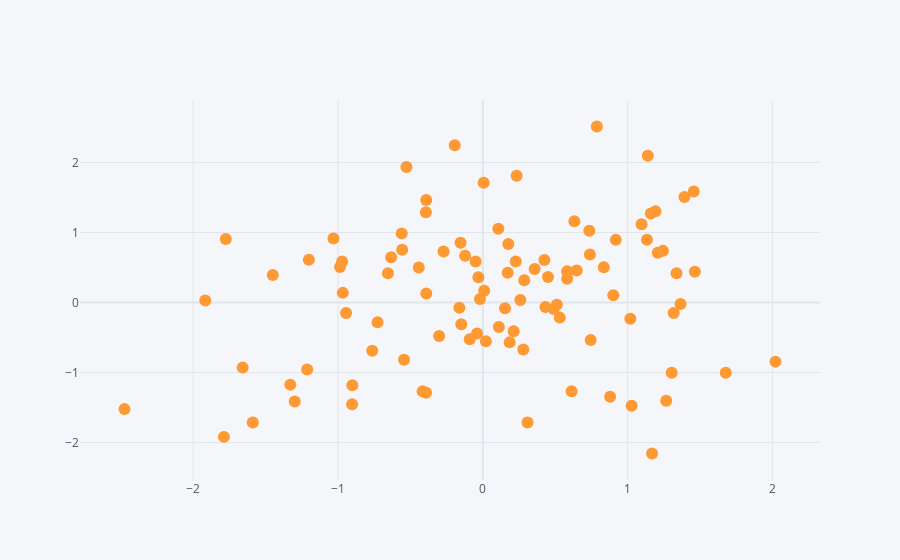

Notebook source saved alongside this figure:
### Code cell
df.iplot(kind='scatter',x='A',y='B', mode='markers')
